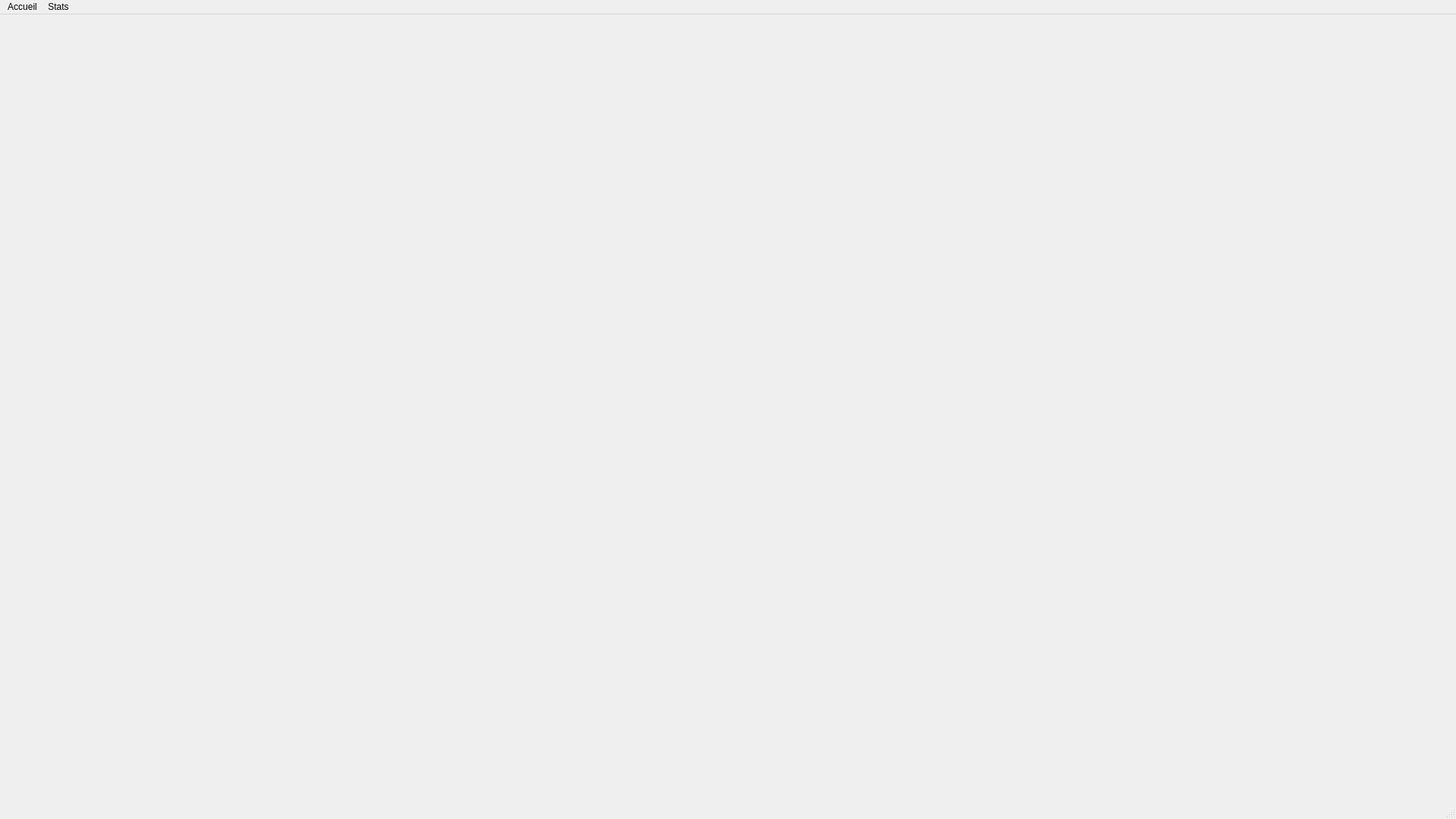
<?xml version="1.0" encoding="UTF-8"?>
<ui version="4.0">
 <class>ihm</class>
 <widget class="QMainWindow" name="ihm">
  <property name="geometry">
   <rect>
    <x>0</x>
    <y>0</y>
    <width>1920</width>
    <height>1080</height>
   </rect>
  </property>
  <property name="windowTitle">
   <string>MainWindow</string>
  </property>
  <widget class="QWidget" name="centralwidget">
   <widget class="QWidget" name="Accueil" native="true">
    <property name="enabled">
     <bool>true</bool>
    </property>
    <property name="geometry">
     <rect>
      <x>0</x>
      <y>-20</y>
      <width>1920</width>
      <height>1080</height>
     </rect>
    </property>
   </widget>
  </widget>
  <widget class="QStatusBar" name="statusbar"/>
  <widget class="QMenuBar" name="menubar">
   <property name="geometry">
    <rect>
     <x>0</x>
     <y>0</y>
     <width>1920</width>
     <height>22</height>
    </rect>
   </property>
   <widget class="QMenu" name="menuAccueil">
    <property name="title">
     <string>Accueil</string>
    </property>
   </widget>
   <widget class="QMenu" name="menuStats">
    <property name="title">
     <string>Stats</string>
    </property>
   </widget>
   <addaction name="menuAccueil"/>
   <addaction name="menuStats"/>
  </widget>
 </widget>
 <resources/>
 <connections/>
</ui>
